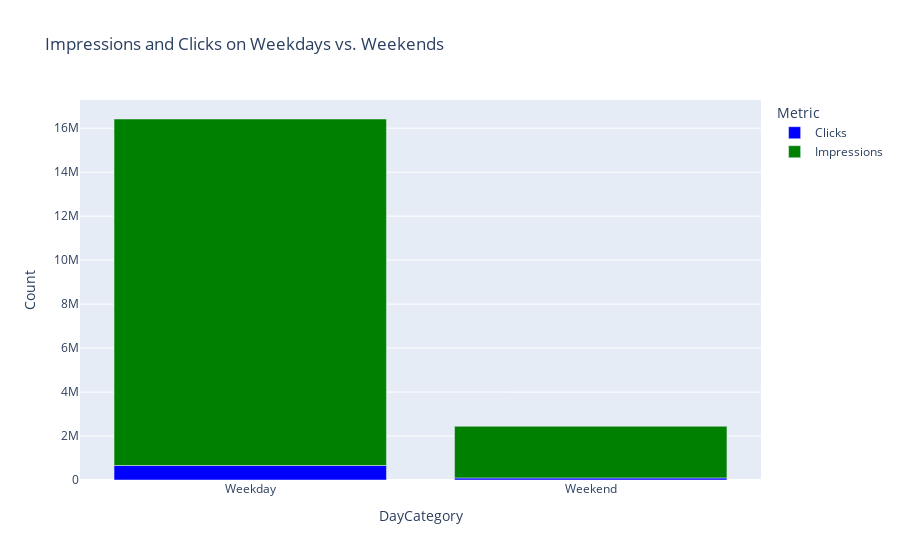

Source (notebook cell):
### Code cell
#Customize the layout
fig.update_layout(yaxis_title='Count')
fig.update_xaxes(title_text='DayCategory')

### Figure 1 — Plotly figure (JSON) as saved in the notebook; plotly's stock layout.template omitted (floating-point values rounded to 4 significant figures)
{"data": [{"alignmentgroup": "True", "hovertemplate": "Metric=Clicks<br>DayCategory=%{x}<br>Count=%{y}<extra></extra>", "legendgroup": "Clicks", "marker": {"color": "blue", "pattern": {"shape": ""}}, "name": "Clicks", "offsetgroup": "Clicks", "orientation": "v", "showlegend": true, "textposition": "auto", "type": "bar", "x": ["Weekday", "Weekend"], "xaxis": "x", "y": [660663, 95023], "yaxis": "y"}, {"alignmentgroup": "True", "hovertemplate": "Metric=Impressions<br>DayCategory=%{x}<br>Count=%{y}<extra></extra>", "legendgroup": "Impressions", "marker": {"color": "Green", "pattern": {"shape": ""}}, "name": "Impressions", "offsetgroup": "Impressions", "orientation": "v", "showlegend": true, "textposition": "auto", "type": "bar", "x": ["Weekday", "Weekend"], "xaxis": "x", "y": [15758432, 2350210], "yaxis": "y"}], "layout": {"barmode": "relative", "legend": {"title": {"text": "Metric"}, "tracegroupgap": 0}, "title": {"text": "Impressions and Clicks on Weekdays vs. Weekends"}, "xaxis": {"anchor": "y", "domain": [0, 1], "title": {"text": "DayCategory"}}, "yaxis": {"anchor": "x", "domain": [0, 1], "title": {"text": "Count"}}}}
